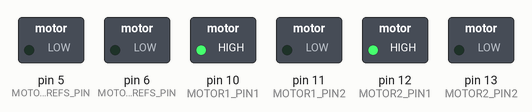
This sketch was run on a simulated Arduino Uno, built with avr-gcc and run on an emulated ATmega328P. Parts: switched loads named in the sketch (green lamp = pin HIGH).

Above: at 0.1 s.
Timing chart, 0 to 1.6 s (numbered marks = the images above):
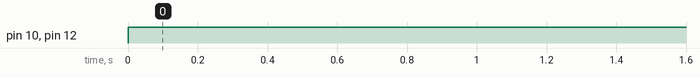

Measured:
- by itself, pin 10 (MOTOR1_PIN1), pin 12 (MOTOR2_PIN1): LOW → HIGH at 0.00 s

The sketch:

arduino.ino
```cpp
#include <Wire.h>

enum {
  MOTOR1_REFS_PIN = 5,
  MOTOR1_PIN1 = 10,
  MOTOR1_PIN2 = 11,

  MOTOR2_REFS_PIN = 6,
  MOTOR2_PIN1 = 12,
  MOTOR2_PIN2 = 13,

  I2C_ADDRESS = 8,
};

enum {
  MOTOR_SPEED_ACCEL = 1,
};

void clearWire();
void accelSpeed(int *speed, int request);

int motor1Speed = 0;
int motor2Speed = 0;

int motor1RequestSpeed = 0;
int motor2RequestSpeed = 0;

void setup() {
  pinMode(MOTOR1_PIN1, OUTPUT);
  pinMode(MOTOR1_PIN2, OUTPUT);
  pinMode(MOTOR1_REFS_PIN, OUTPUT);

  pinMode(MOTOR2_PIN1, OUTPUT);
  pinMode(MOTOR2_PIN2, OUTPUT);
  pinMode(MOTOR2_REFS_PIN, OUTPUT);

  Wire.begin(I2C_ADDRESS);
  Wire.onReceive(receiveEvent);
  Wire.onRequest(requestEvent);
}

void loop() {
  accelSpeed(&motor1Speed, motor1RequestSpeed);
  accelSpeed(&motor2Speed, motor2RequestSpeed);

  digitalWrite(MOTOR1_PIN1, HIGH);
  digitalWrite(MOTOR1_PIN2, LOW);
  analogWrite(MOTOR1_REFS_PIN, motor1Speed);

  digitalWrite(MOTOR2_PIN1, HIGH);
  digitalWrite(MOTOR2_PIN2, LOW);
  analogWrite(MOTOR2_REFS_PIN, motor2Speed);

  delayMicroseconds(100);
}

void receiveEvent(int howMany) {
  const char reg = Wire.read();
  if(reg != 'M') {
    clearWire();
    return;
  }

  if(Wire.available()) {
    motor1RequestSpeed = Wire.read();
  }

  if(Wire.available()) {
    motor2RequestSpeed = Wire.read();
  }

  clearWire();
}

void requestEvent() {
  Wire.write(motor1Speed);
  Wire.write(motor2Speed);
}

void clearWire() {
  for(; Wire.available(); Wire.read())
      ; // do nothing
}

void accelSpeed(int *speed, int request) {
  const int s = *speed;
  if(s < request) {
    *speed = min(request, s + MOTOR_SPEED_ACCEL);
  } else if(s > request) {
    *speed = max(request, s - MOTOR_SPEED_ACCEL);
  }
}
```
